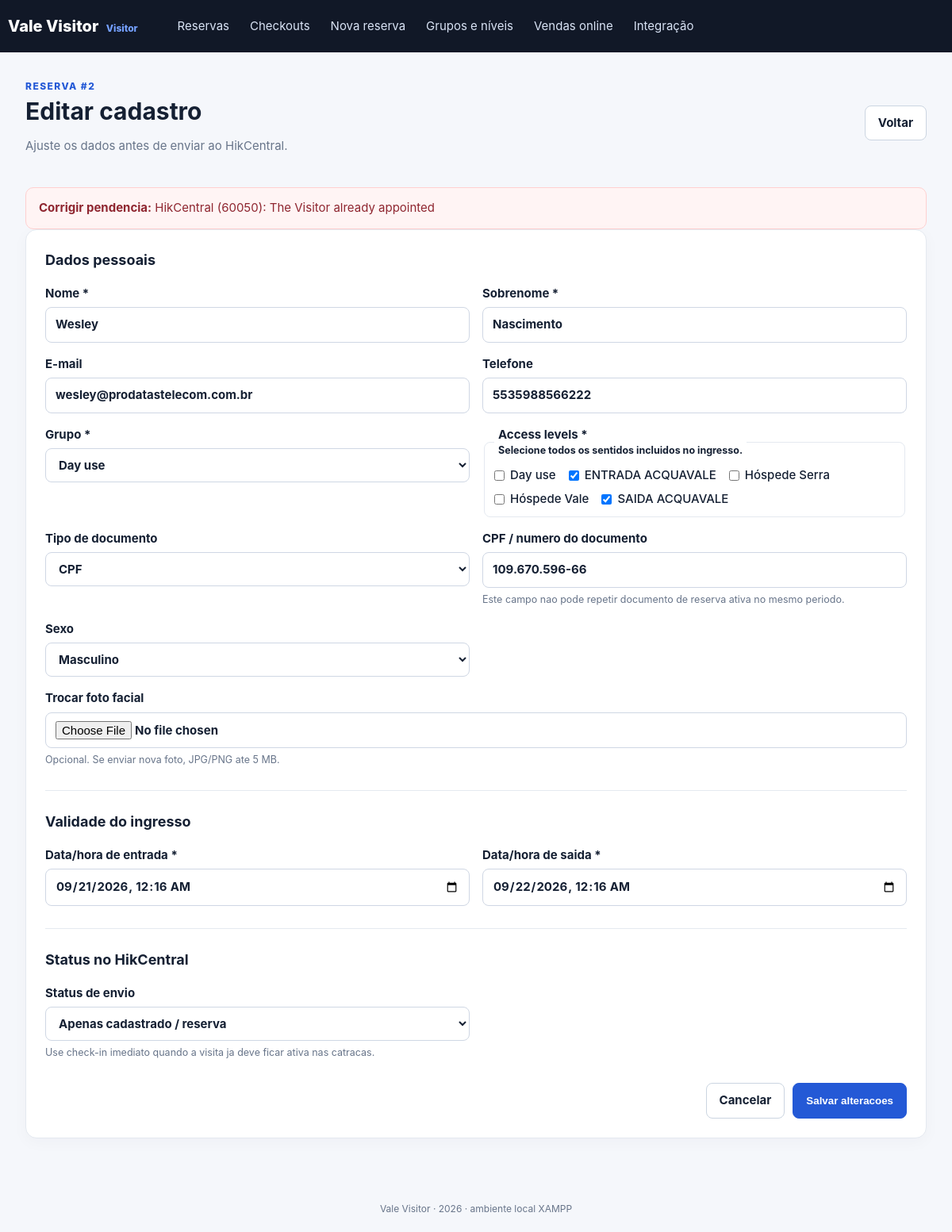
Page /edit.php?id=2 on the committed database.
### tables this page shows
CREATE TABLE IF NOT EXISTS reservations (
    id BIGINT UNSIGNED AUTO_INCREMENT PRIMARY KEY,
    first_name VARCHAR(120) NOT NULL,
    last_name VARCHAR(120) NOT NULL,
    email VARCHAR(190) NULL,
    phone VARCHAR(40) NULL,
    group_id INT UNSIGNED NULL,
    access_level_id INT UNSIGNED NULL,
    entry_at DATETIME NOT NULL,
    exit_at DATETIME NOT NULL,
    document_type ENUM('CPF','RG','CNH','OUTRO') NULL,
    document_number VARCHAR(80) NULL,
    gender ENUM('F','M','N') NULL,
    photo_path VARCHAR(255) NULL,
    qr_token CHAR(48) NOT NULL UNIQUE,
    qr_payload VARCHAR(255) NOT NULL,
    status ENUM('PENDING','SENT','ACTIVE','ERROR','CANCELLED') NOT NULL DEFAULT 'PENDING',
    visitor_flow_status ENUM('REGISTERED','CHECKED_IN') NOT NULL DEFAULT 'REGISTERED',
    hcp_reference VARCHAR(190) NULL,
    hcp_visitor_id VARCHAR(190) NULL,
    hcp_appoint_code VARCHAR(190) NULL,
    hcp_qr_image_path VARCHAR(255) NULL,
    hcp_last_error TEXT NULL,
    hcp_registration_id VARCHAR(190) NULL,
    hcp_assigned_level_id VARCHAR(190) NULL,
    hcp_delivery_state VARCHAR(24) NULL,
    hcp_delivery_report LONGTEXT NULL,
    hcp_delivery_verified_at DATETIME NULL,
    hcp_checkout_state VARCHAR(24) NULL,
    hcp_checkout_report LONGTEXT NULL,
    hcp_checkout_at DATETIME NULL,
    hcp_visit_state VARCHAR(32) NULL,
    hcp_visit_status_checked_at DATETIME NULL,
    source_system VARCHAR(60) NULL,
    source_order_code VARCHAR(64) NULL,
    source_ticket_code VARCHAR(64) NULL,
    created_at TIMESTAMP NOT NULL DEFAULT CURRENT_TIMESTAMP,
    updated_at TIMESTAMP NOT NULL DEFAULT CURRENT_TIMESTAMP ON UPDATE CURRENT_TIMESTAMP,
    CONSTRAINT fk_res_group FOREIGN KEY (group_id) REFERENCES guest_groups(id) ON DELETE SET NULL,
    CONSTRAINT fk_res_access FOREIGN KEY (access_level_id) REFERENCES access_levels(id) ON DELETE SET NULL,
    INDEX idx_res_dates (entry_at, exit_at),
    INDEX idx_res_status (status),
    INDEX idx_res_name (last_name, first_name),
    UNIQUE KEY uq_res_source_ticket (source_system, source_ticket_code)
);

CREATE TABLE IF NOT EXISTS guest_groups (
    id INT UNSIGNED AUTO_INCREMENT PRIMARY KEY,
    name VARCHAR(120) NOT NULL UNIQUE,
    active TINYINT(1) NOT NULL DEFAULT 1,
    created_at TIMESTAMP NOT NULL DEFAULT CURRENT_TIMESTAMP
);

CREATE TABLE IF NOT EXISTS access_levels (
    id INT UNSIGNED AUTO_INCREMENT PRIMARY KEY,
    name VARCHAR(120) NOT NULL UNIQUE,
    active TINYINT(1) NOT NULL DEFAULT 1,
    created_at TIMESTAMP NOT NULL DEFAULT CURRENT_TIMESTAMP
);

### bootstrap.php (called while the page is built, shortened)
<?php
function db(): PDO {
    static $pdo;
    if ($pdo instanceof PDO) return $pdo;
    $pdo = new PDO(
        'mysql:host=' . DB_HOST . ';port=' . DB_PORT . ';dbname=' . DB_NAME . ';charset=utf8mb4',
        DB_USER,
        DB_PASS,
        [PDO::ATTR_ERRMODE => PDO::ERRMODE_EXCEPTION, PDO::ATTR_DEFAULT_FETCH_MODE => PDO::FETCH_ASSOC]
    );
    return $pdo;
}
function e(?string $value): string { return htmlspecialchars($value ?? '', ENT_QUOTES | ENT_SUBSTITUTE, 'UTF-8'); }
function dt_input(?string $value): string { return $value ? date('Y-m-d\TH:i', strtotime($value)) : ''; }

### edit.php (the view, shortened to what this page needs)
<?php
require_once __DIR__ . '/bootstrap.php';
$id = (int)($_GET['id'] ?? 0);
$st = db()->prepare('SELECT * FROM reservations WHERE id=?');
$st->execute([$id]);
$r = $st->fetch();
$groups = db()->query('SELECT id,name FROM guest_groups WHERE active=1 ORDER BY name')->fetchAll();
$levels = db()->query('SELECT id,name FROM access_levels WHERE active=1 ORDER BY name')->fetchAll();
$selected = db()->prepare('SELECT access_level_id FROM reservation_access_levels WHERE reservation_id=?');
$selected->execute([$id]);
$selectedIds = array_map('intval', array_column($selected->fetchAll(), 'access_level_id'));
include __DIR__ . '/header.php';
?>
<section class="hero compact"><div><p class="eyebrow">Reserva #<?= (int)$id ?></p><h1>Editar cadastro</h1><p class="muted">Ajuste os dados antes de enviar ao HikCentral.</p></div><a class="button" href="view.php?id=<?= (int)$id ?>">Voltar</a></section>
<?php if (!empty($r['hcp_last_error'])): ?><div class="notice error-box"><strong>Corrigir pendencia:</strong> <?= e($r['hcp_last_error']) ?></div><?php endif; ?>
<form class="card form" action="update.php" method="post" enctype="multipart/form-data">
<h2>Dados pessoais</h2><div class="grid two"><label>Nome *<input name="first_name" required maxlength="120" value="<?= e($r['first_name']) ?>"></label><label>Sobrenome *<input name="last_name" required maxlength="120" value="<?= e($r['last_name']) ?>"></label><label>E-mail<input type="email" name="email" maxlength="190" value="<?= e($r['email']) ?>"></label><label>Telefone<input name="phone" maxlength="40" value="<?= e($r['phone']) ?>"></label><label>Grupo *<select name="group_id" required><option value="">Selecione</option><?php foreach($groups as $g): ?><option value="<?= (int)$g['id'] ?>" <?= (int)$r['group_id']===(int)$g['id']?'selected':'' ?>><?= e($g['name']) ?></option><?php endforeach; ?></select></label><fieldset class="access-levels"><legend>Access levels * <small>Selecione todos os sentidos incluidos no ingresso.</small></legend><?php foreach($levels as $a): ?><label class="check-option"><input type="checkbox" name="access_level_ids[]" value="<?= (int)$a['id'] ?>" <?= in_array((int)$a['id'], $selectedIds, true)?'checked':'' ?>><span><?= e($a['name']) ?></span></label><?php endforeach; ?></fieldset><label>Tipo de documento<select name="document_type"><option value="">Nao informado</option><?php foreach(['CPF','RG','CNH','OUTRO'] as $doc): ?><option value="<?= $doc ?>" <?= ($r['document_type'] ?? '')===$doc?'selected':'' ?>><?= $doc ?></option><?php endforeach; ?></select></label><label>CPF / numero do documento<input name="document_number" maxlength="80" value="<?= e($r['document_number']) ?>" placeholder="Digite um CPF/documento diferente"><small>Este campo nao pode repetir documento de reserva ativa no mesmo periodo.</small></label><label>Sexo<select name="gender"><option value="">Nao informado</option><option value="F" <?= ($r['gender'] ?? '')==='F'?'selected':'' ?>>Feminino</option><option value="M" <?= ($r['gender'] ?? '')==='M'?'selected':'' ?>>Masculino</option><option value="N" <?= ($r['gender'] ?? '')==='N'?'selected':'' ?>>Nao informado</option></select></label><label class="photo">Trocar foto facial<input type="file" name="photo" accept="image/jpeg,image/png"><small>Opcional. Se enviar nova foto, JPG/PNG ate 5 MB.</small></label></div>
<h2>Validade do ingresso</h2><div class="grid two"><label>Data/hora de entrada *<input type="datetime-local" name="entry_at" required value="<?= e(dt_input($r['entry_at'])) ?>"></label><label>Data/hora de saida *<input type="datetime-local" name="exit_at" required value="<?= e(dt_input($r['exit_at'])) ?>"></label></div>
<h2>Status no HikCentral</h2>
<div class="grid two"><label>Status de envio<select name="visitor_flow_status"><option value="REGISTERED" <?= ($r['visitor_flow_status'] ?? 'REGISTERED') !== 'CHECKED_IN' ? 'selected' : '' ?>>Apenas cadastrado / reserva</option><option value="CHECKED_IN" <?= ($r['visitor_flow_status'] ?? 'REGISTERED') === 'CHECKED_IN' ? 'selected' : '' ?>>Check-in imediato</option></select><small>Use check-in imediato quando a visita ja deve ficar ativa nas catracas.</small></label></div>
<div class="actions"><a class="button" href="view.php?id=<?= (int)$id ?>">Cancelar</a><button class="button primary" type="submit">Salvar alteracoes</button></div></form>
<?php include __DIR__ . '/footer.php'; ?>

### assets/app.css (style rules this page uses)
:root { --ink:#152033;--muted:#68758a;--line:#e4e9f0;--bg:#f5f7fb;--blue:#2459d6;--red:#dc4552;--green:#178654;--yellow:#9b6a00 }
* { box-sizing:border-box }
body { margin:0;background:var(--bg);color:var(--ink);font:15px/1.5 Inter,Segoe UI,Arial,sans-serif }
.hero { display:flex;align-items:end;justify-content:space-between;gap:20px;margin-bottom:26px }
.hero.compact { align-items:center }
.eyebrow { color:var(--blue);font-size:12px;font-weight:800;letter-spacing:.12em;text-transform:uppercase;margin:0 0 5px }
.hero h1 { font-size:30px;line-height:1.15;margin:0 0 8px }
.muted { color:var(--muted) }
.card { background:#fff;border:1px solid var(--line);border-radius:14px;box-shadow:0 5px 20px #1a2c4d08;padding:24px }
input,select { border:1px solid #cfd7e4;border-radius:8px;background:#fff;color:var(--ink);font:inherit;padding:10px 12px;width:100% }
label { display:flex;flex-direction:column;gap:6px;font-weight:650 }
label small { font-weight:400;color:var(--muted) }
.access-levels { border:1px solid var(--line);border-radius:8px;padding:10px 12px;display:flex;flex-wrap:wrap;gap:8px 16px }
.access-levels legend { padding:0 5px;font-weight:650 }
.access-levels legend small { display:block }
.access-levels .check-option { display:flex;flex-direction:row;align-items:center;gap:7px;font-weight:500 }
.access-levels input { width:auto;margin:0 }
.form h2,.card h2 { font-size:18px;margin:0 0 18px }
.form h2:not(:first-of-type) { border-top:1px solid var(--line);padding-top:25px;margin-top:28px }
.grid { display:grid;gap:16px }
.grid.two { grid-template-columns:repeat(2,minmax(0,1fr)) }
.photo { grid-column:span 2 }
.button { display:inline-flex;align-items:center;justify-content:center;border:1px solid #cbd5e1;background:#fff;border-radius:8px;color:var(--ink);font-weight:700;padding:10px 16px;text-decoration:none;cursor:pointer }
.button.primary { background:var(--blue);color:#fff;border-color:var(--blue) }
.actions { display:flex;justify-content:flex-end;gap:10px;margin-top:28px }
.notice { background:#f1f5ff;border:1px solid #cfdbff;color:#334975;border-radius:10px;padding:14px 16px;margin-top:22px }
.error-box { background:#fff4f4;border-color:#ffd0d0;color:#8f2630 }

### rows in the picture
reservations: hcp_last_error "HikCentral (60050): The Visitor already appointed", first_name "Wesley", last_name "Nascimento", email "wesley@prodatastelecom.com.br", phone "5535988566222", group_id "Day use", document_type "CPF", document_number "109.670.596-66", gender "Masculino", entry_at "09/21/2026 00:16", exit_at "09/22/2026 00:16", visitor_flow_status "Apenas cadastrado / reserva"
access_levels: name "Day use"
access_levels: id "☑", name "ENTRADA ACQUAVALE"
access_levels: name "Hóspede Serra"
access_levels: name "Hóspede Vale"
access_levels: id "☑", name "SAIDA ACQUAVALE"

### other values in the picture
$id "2"
